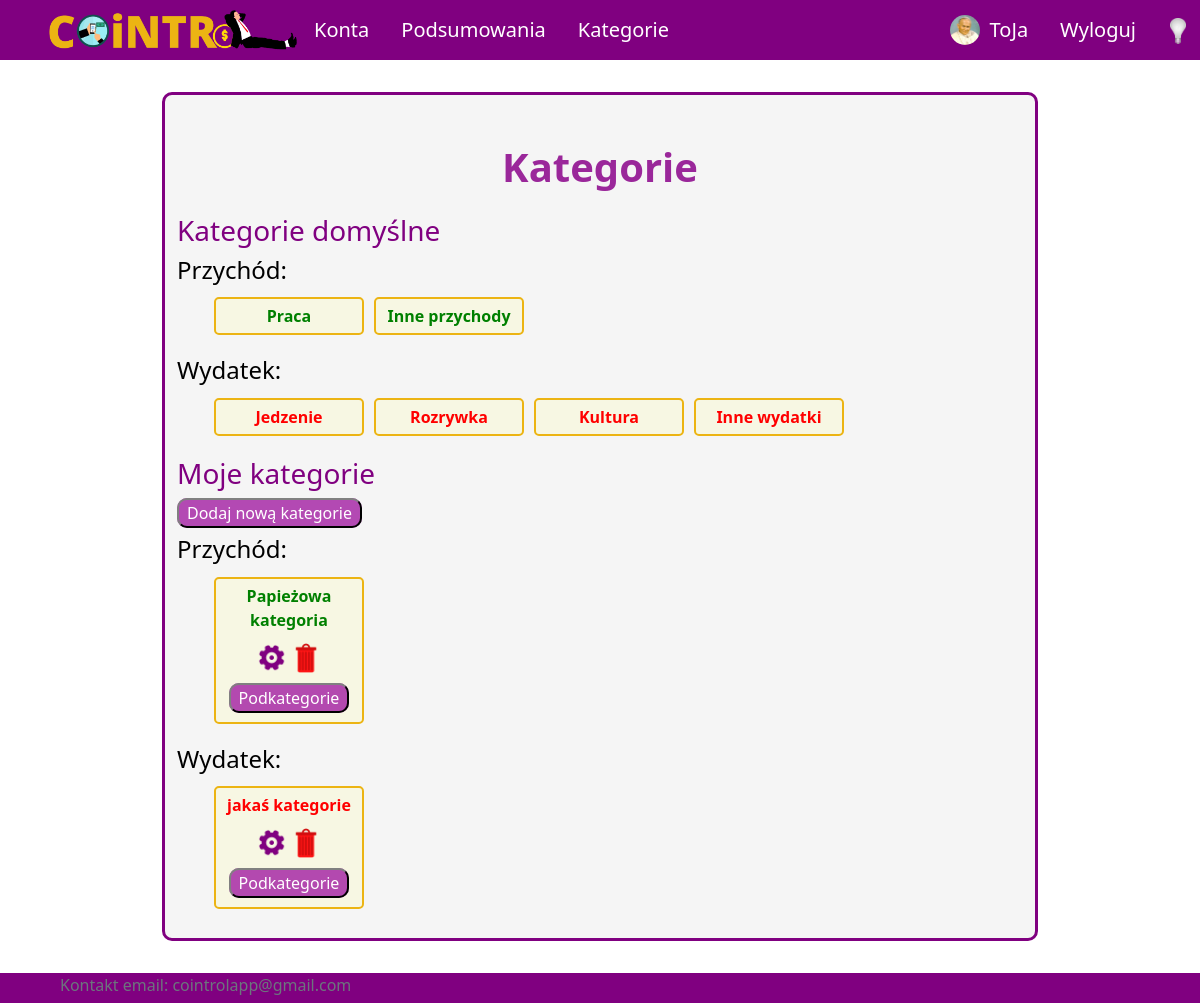
Page /profile/categories (signed in) on the committed database.
### UsersApp/models.py (models this page shows, shortened)
class Profile(models.Model):
    user = models.OneToOneField(User, on_delete=models.CASCADE, null=True, blank=True)
    name = models.CharField(max_length=200, blank=True, null=True)
    email = models.EmailField(max_length=400, null=True, blank=True)
    username = models.CharField(max_length=200, blank=True, null=True)
    currency = models.ForeignKey('Currency', on_delete=models.SET_NULL, null=True)
    image = ThumbnailerImageField(null=True, blank=True, upload_to="images/", default="images/default-user.png")
    created = models.DateTimeField(auto_now_add=True)
    total_transactions = models.IntegerField(null=True, blank=True, default=20)
    id = models.UUIDField(default=uuid.uuid4, unique=True,
                            primary_key=True, editable=False)

class Category(models.Model):
    SCOPE_CHOICES = (
        ("INCOME", "income"),
        ("EXPENSE", "expense"),
    )
    name = models.CharField(max_length=255)
    owner = models.ForeignKey(Profile, null=True, blank=True, on_delete=models.CASCADE)
    scope = models.CharField(max_length=10, choices=SCOPE_CHOICES) #income / expense - do oddzielenia rodzaju transakcji
    id = models.UUIDField(default=uuid.uuid4, unique=True, primary_key=True, editable=False)

### UsersApp/views/category_views.py (the view)
# urls.py: path('profile/categories', views.showCategories, name='all-categories'),
@login_required(login_url='login')
def showCategories(request):
    defaultCategory = Category.objects.filter(owner__isnull=True)
    userCategory = Category.objects.filter(owner=request.user.profile)
    context = {'defaultCategory' : defaultCategory, 'userCategory' : userCategory}
    return render(request, 'application/categories/all-categories.html', context)

### templates/application/categories/all-categories.html (shortened to what this page needs)
{% extends 'application/base.html' %}
{% block content %}
<div class="title">
    <h1>Kategorie</h1>
</div>
<div class="content-pc">
    <div id="default-cat">
        <h3 class="purple">Kategorie domyślne</h3>
        <h4>Przychód:</h4>
        <ul id="cat-list">
            {% for dc in defaultCategory %}
                {% if dc.scope == "INCOME" %}
                    <li class="category">
                        <span class="bold income">{{dc.name}}</span></br>
                    </li>
                {% endif %}
            {% endfor %}
            </ul>
        <h4>Wydatek:</h4>
        <ul id="cat-list">
            {% for dc in defaultCategory %}
            {% if dc.scope == "EXPENSE" %}
                <li class="category">
                    <span class="bold expense">{{dc.name}}</span></br>
                </li>
            {% endif %}
        {% endfor %}
        </ul>
    </div>
    <div id="custom-cat">
        <h3 class="purple">Moje kategorie</h3>
        <p class="buttons"><a class="button" href="{% url 'create-category' %}">Dodaj nową kategorie</a></p>
        <h4>Przychód:</h4>
        <ul id="cat-list">
            {% for uc in userCategory %}
                {% if uc.scope == "INCOME" %}
                    <li class="category">
                        <span class="bold cat-income">{{uc.name}}</span>
                        <p class="buttons-close">
                            <a class="edit square-30px" href="{% url 'edit-category' uc.id %}" title="Edytuj"></a>
                            <a class="delete square-30px" href="{% url 'delete-category' uc.id %}" onclick=
                            "return confirm('Are you sure you want to delete {{uc.name}}?')" title="Usuń"></a>
                        </p>
                        <p class="buttons-close"><a class="button" href="{% url 'all-subcategories' uc.id %}">Podkategorie</a></p>
                    </li>
                {% endif %}
            {% endfor %}
        </ul>
        <h4>Wydatek:</h4>
        <ul id="cat-list">
            {% for uc in userCategory %}
                {% if uc.scope == "EXPENSE" %}
                    <li class="category">
                        <span class="bold cat-expense">{{uc.name}}</span>
                        <p class="buttons-close">
                            <a class="edit square-30px" href="{% url 'edit-category' uc.id %}" title="Edytuj"></a>
                            <a class="delete square-30px" href="{% url 'delete-category' uc.id %}" onclick=
                            "return confirm('Are you sure you want to delete {{uc.name}}?')" title="Usuń"></a>
                        </p>
                        <p class="buttons-close"><a class="button" href="{% url 'all-subcategories' uc.id %}">Podkategorie</a></p>
                    </li>
                {% endif %}
            {% endfor %}
        </ul>
    </div>
</div>
{% endblock %}

### templates/application/base.html (shortened to what this page needs)
{%load static%}
<!DOCTYPE html>
<html lang="pl">
<head>
    <link href="https://cdn.jsdelivr.net/npm/bootstrap@5.2.2/dist/css/bootstrap.min.css" rel="stylesheet">
    <link href="https://cdnjs.cloudflare.com/ajax/libs/chosen/1.8.7/chosen.min.css" rel='stylesheet' type='text/css'>
    <link rel="stylesheet" type="text/css" href="{% static 'css/style.css' %}">
    <link rel="stylesheet" type="text/css" href="{% static 'css/style-dark.css' %}">
    <link rel="stylesheet" href="//code.jquery.com/ui/1.13.2/themes/base/jquery-ui.css">
</head>
<body onload="checkColorMode()">
    <nav class="nav" id="navigation">
        {% if user.is_authenticated %}
        <ul class="nav justify-content-start">
            <li class="nav-item" id="logo-li"><a id="logo-link" class="nav-link" href="{% url 'home' %}">
                <img onmouseover="logoHover()" onmouseout="logoOut()" id="app-logo" src="{% static 'images/logo.png' %}">
            </a>
            <li class="nav-item mobile-menu"><a class="nav-link" href="{% url 'all-accounts' %}">Konta</a></li>
            <li class="nav-item mobile-menu"><a class="nav-link" href="{% url 'summary' %}">Podsumowania</a></li>
            <li class="nav-item mobile-menu"><a class="nav-link" href="{% url 'all-categories' %}">Kategorie</a></li>
        </ul>
        <ul class="nav justify-content-end user-image">
            <li class="nav-item">
                <a id="profile-nav-link" class="nav-link" href="{% url 'profile' %}">
                    <img id="user-image" src="{{ user.profile.image.url }}" alt="user image">
                    {{ user.username }}
                </a>
            </li>
            <li class="nav-item"><a class="nav-link" href="{% url 'logout' %}">Wyloguj</a></li>
        </ul>
        {% endif %}
        <button onclick="darkMode()" id="dark-mode-button"><img id="light-bulb" src="{% static 'images/bulb_off.png' %}" /></button>
    </nav>
    <div id = "site-content">
        {% block content %}
        {% endblock %}
    </div>
    <footer class="footer">
        <div class="container">
            <span class="text-muted">
                <address>
                    Kontakt email: <a class="email" href="mailto:cointrolapp@gmail.com">cointrolapp@gmail.com
                </address>
            </span>
        </div>
    </footer>
</body>
</html>

### aplication/static/css/style.css (style rules this page uses)
body { background-color: white; color: black; }
#navigation { position: fixed; top: 0; width: 100%; z-index: 9; }
a.nav-link { color: white; font-size: 20px; }
ul.nav { align-items: center; }
nav.nav { height: 60px; background-color: purple; justify-content: space-between; padding-left: 4vw; padding-right: 4vw; }
#profile-nav-link { display: grid; grid-template-columns: auto auto; column-gap: 10px; }
#user-image { border-radius: 50%; width: 30px; height: 30px; object-fit: cover; align-self: center; }
#logo-link { padding: 0; }
#app-logo { width: 250px; }
#site-content { min-height: calc(100vh - 4vh - (60px + 4vh) - 30px); padding-left: 1vw; padding-right: 1vw; padding-top: 1vh; padding-bottom: 1vh; width:73%; margin:auto; margin-top: calc(60px + 4vh); margin-bottom: 4vh; border: 3px solid purple; border-radius: 10px; background-color: whitesmoke; position: relative; }
#dark-mode-button { position: absolute; top: 16px; left: 97%; float:right; }
#dark-mode-button > img { width: 16px; }
div.title { padding-top: 5vh; display: flex; align-items: center; flex-direction: column; }
div.title h1 { color: #9a279a; font-size: 40px; font-weight: bold; text-align: center; }
div.content-pc { margin-top: 15px; }
.income { color: green; }
.expense { color: red; }
.cat-income { color: green; }
.cat-expense { color: red; }
#cat-list { display: flex; justify-content: flex-start; flex-wrap: wrap; list-style: none; }
.category { margin: 5px; padding: 5px; border: 2px solid rgba(236,180,19); border-radius: 5px; background-color: rgba(250, 250, 210, 0.5); width: 150px; text-align: center; }
p.buttons { margin: 10px 0px; }
p.buttons-close { margin: 7px 0px; }
.button { background-color: rgba(163, 31, 163, 0.8); color: white; padding: 2px 8px; border: 2px solid; border-radius: 10px; border-color: grey black black grey; text-decoration: none; }
.purple { color: #800080; }
.bold { font-weight: bold; }
footer { height: 30px; background-color: purple; justify-content: space-between; padding-left: 4vw; padding-right: 4vw; }
a.email { --bs-text-opacity: 1; color: inherit; text-decoration: none; }
button { background-color: rgba(0, 0, 0, 0); border: none; }
a.delete { display: inline-block; width: 20px; height: 20px; margin-top: 4px; background-image: url("/static/images/icons/delete.png"); background-repeat: no-repeat; background-position: center; background-size: 100%; }
a.edit { display: inline-block; width: 40px; height: 40px; background-image: url("/static/images/icons/edit.png"); background-repeat: no-repeat; background-position: center; background-size: 100%; }
a.square-30px { width: 30px; height: 30px; }

### rows in the picture
Category: name "Praca"
Category: name "Inne przychody"
Category: name "Jedzenie"
Category: name "Rozrywka"
Category: name "Kultura"
Category: name "Inne wydatki"
Category: name "Papieżowa kategoria"
Category: name "jakaś kategorie"

### other values in the picture
{{ user.username }} "ToJa"
